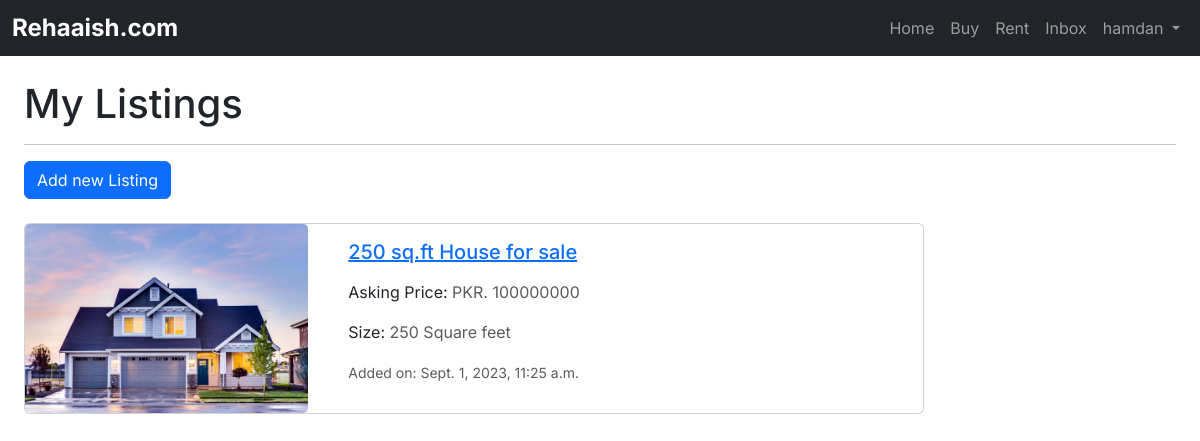
The page /user/my_listings/ (signed in) on the database as committed earlier.
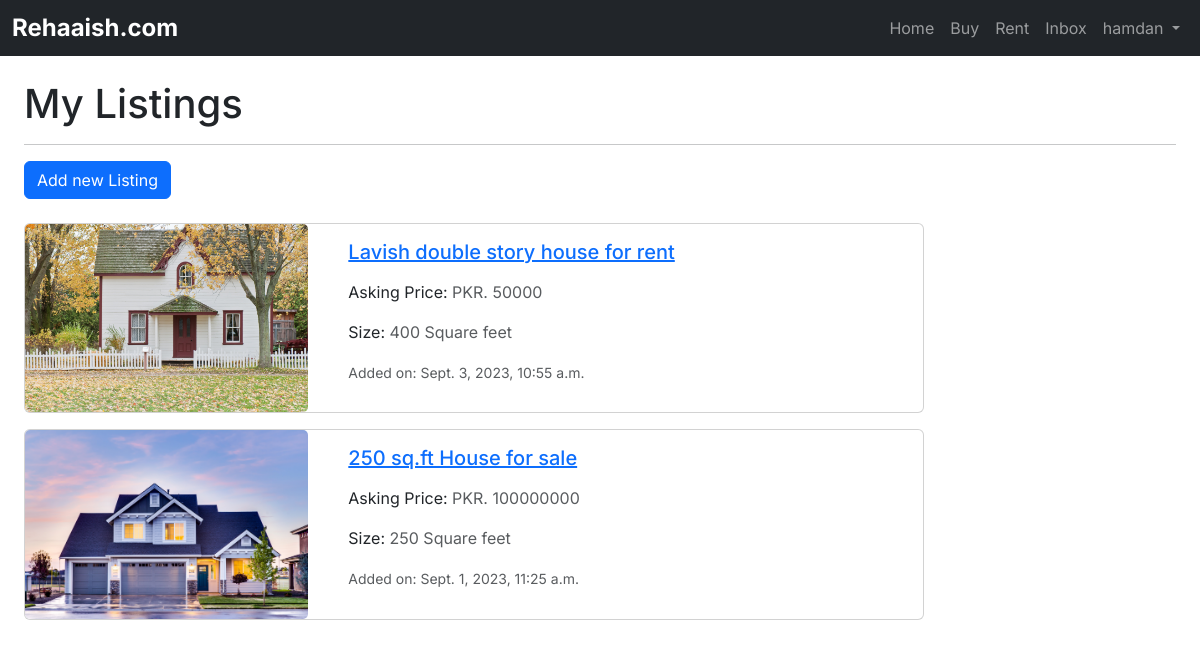
The same page on the database as committed later.
### market/models.py (models this page shows, shortened)
class Property(models.Model):
    UNIT_CHOICES = [
        ("Square feet", "sq.ft"),
        ("Square meters", "sq.m"),
        ("Marla", "marla"),
        ("Kanal", "kanal"),
    ]
    SALE_CHOICES = [
        ("Sell", "Sell"),
        ("Rent", "Rent"),
    ]
    PROVINCE_CHOICES = [
        ("Sindh", "S"),
        ("Punjab", "P"),
        ("Balochistan", "B"),
        ("KPK", "K"),
    ]
    title = models.CharField(max_length=300, blank=True, null=True)
    owner = models.ForeignKey(
        settings.AUTH_USER_MODEL, on_delete=models.CASCADE, blank=True, null=True)
    type = models.ForeignKey(
        PropertyType, on_delete=models.CASCADE, related_name="property", blank=True, null=True)
    sale_type = models.CharField(
        max_length=10, choices=SALE_CHOICES, blank=True, null=True)
    address = models.CharField(max_length=500, blank=True, null=True)
    price = models.IntegerField(blank=True, null=True)
    size = models.IntegerField(blank=True, null=True)
    size_unit = models.CharField(
        choices=UNIT_CHOICES, blank=True, null=True, max_length=100)
    description = models.TextField(blank=True, null=True)
    province = models.CharField(
        choices=PROVINCE_CHOICES, max_length=40, null=True, blank=True)
    city = models.ForeignKey(
        City, on_delete=models.CASCADE, related_name="property_city", null=True, blank=True)
    area = models.ForeignKey(
        Area, on_delete=models.CASCADE, related_name="area", null=True, blank=True)
    added_at = models.DateTimeField(
        default=timezone.now, blank=True, null=True)

class PropertyImage(models.Model):
    property = models.ForeignKey(
        Property, on_delete=models.CASCADE, related_name="property_pics")
    file = models.FileField(blank=True, upload_to=property_pic_path, verbose_name="Files",
                            validators=[validate_file_size], help_text="Allowed size is 50MB", null=True)

### users/views.py (the view)
# urls.py: path("my_listings/", views.MyListingsView, name="my_listings"),
@login_required
def MyListingsView(request):
    listings = Property.objects.filter(
        owner=request.user).order_by("-added_at")
    return render(request, "users/my_listings.html", {'listings': listings, 'my_listings': True})

### users/templates/users/my_listings.html (shortened to what this page needs)
{% extends 'market/base.html' %}
{% block content %}
<main>
    <h1>{% if my_listings %}My {% else %} {{ profile.first_name}}'s {% endif %} Listings</h1>
    <hr >
    <section>
        {% if my_listings %}
            <a class="btn btn-primary" href="{% url 'users:add_listing' %}">Add new Listing</a>
        {% endif %}
        <div class="my-4">
            {% for listing in listings  %}
                <div class="card mb-3" style="max-width: 900px;">
                    <div class="row no-gutters">
                        <div class="col-md-4">
                            <img src="{% if listing.property_pics.first.file %}{{ listing.property_pics.first.file.url }}{% else %}https://static.vecteezy.com/system/resources/previews/014/554/760/original/man-profile-negative-photo-anonymous-silhouette-human-head-businessman-worker-support-illustration-vector.jpg{% endif %}"  class="card-img img-fluid" style="object-fit: cover; height: 100%; max-height: 200px;" alt="">
                        </div>
                        <div class="col-md-8">
                            <div class="card-body">
                              <h5 class="card-title">
                                <a href="{% url 'market:listing_data' listing.id %}">{{ listing.title }}</a>
                              </h5>
                              <p class="card-text">Asking Price: <span class="text-muted">PKR. {{ listing.price }}</span></p>
                              <p class="card-text">Size: <span class="text-muted">{{ listing.size }} {{ listing.size_unit }}</span></p>
                              <div ><small class="text-muted">Added on: {{ listing.added_at }}</small></div>
                            </div>
                        </div>
                    </div>
                </div>
            {% endfor %}
        </div>
    </section>
</main>
{% endblock %}

Rows that differ between the two databases and show on the page:
added Property: id.file (picture), title "Lavish double story house for rent", price "50000", size "400", size_unit "Square feet", added_at "Sept. 3, 2023, 10:55 a.m."
